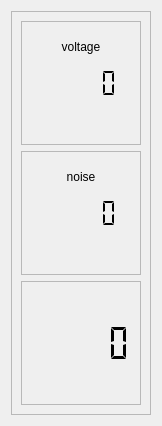
<?xml version="1.0" encoding="UTF-8"?>
<ui version="4.0">
 <class>MainBox</class>
 <widget class="QWidget" name="MainBox">
  <property name="geometry">
   <rect>
    <x>0</x>
    <y>0</y>
    <width>162</width>
    <height>426</height>
   </rect>
  </property>
  <property name="windowTitle">
   <string>Dialog</string>
  </property>
  <layout class="QHBoxLayout" name="horizontalLayout_2">
   <item>
    <widget class="QFrame" name="frame">
     <property name="frameShape">
      <enum>QFrame::StyledPanel</enum>
     </property>
     <property name="frameShadow">
      <enum>QFrame::Raised</enum>
     </property>
     <layout class="QVBoxLayout" name="verticalLayout">
      <item>
       <layout class="QVBoxLayout" name="verticalLayout_7">
        <item>
         <widget class="QFrame" name="voltage_frame">
          <property name="frameShape">
           <enum>QFrame::StyledPanel</enum>
          </property>
          <property name="frameShadow">
           <enum>QFrame::Raised</enum>
          </property>
          <layout class="QVBoxLayout" name="verticalLayout_2">
           <item>
            <widget class="QLabel" name="label">
             <property name="text">
              <string>voltage</string>
             </property>
             <property name="alignment">
              <set>Qt::AlignCenter</set>
             </property>
            </widget>
           </item>
           <item>
            <widget class="QLCDNumber" name="Voltage_Value">
             <property name="minimumSize">
              <size>
               <width>0</width>
               <height>24</height>
              </size>
             </property>
             <property name="frameShape">
              <enum>QFrame::NoFrame</enum>
             </property>
             <property name="segmentStyle">
              <enum>QLCDNumber::Flat</enum>
             </property>
            </widget>
           </item>
           <item>
            <widget class="QwtKnob" name="Voltage"/>
           </item>
          </layout>
         </widget>
        </item>
        <item>
         <widget class="QFrame" name="noice_frame">
          <property name="frameShape">
           <enum>QFrame::StyledPanel</enum>
          </property>
          <property name="frameShadow">
           <enum>QFrame::Raised</enum>
          </property>
          <layout class="QVBoxLayout" name="verticalLayout_3">
           <item>
            <widget class="QLabel" name="label_2">
             <property name="text">
              <string>noise</string>
             </property>
             <property name="alignment">
              <set>Qt::AlignCenter</set>
             </property>
            </widget>
           </item>
           <item>
            <widget class="QLCDNumber" name="Voltage_Noice_Value">
             <property name="minimumSize">
              <size>
               <width>0</width>
               <height>24</height>
              </size>
             </property>
             <property name="frameShape">
              <enum>QFrame::NoFrame</enum>
             </property>
             <property name="segmentStyle">
              <enum>QLCDNumber::Flat</enum>
             </property>
            </widget>
           </item>
           <item>
            <widget class="QwtKnob" name="Voltage_Noice"/>
           </item>
          </layout>
         </widget>
        </item>
        <item>
         <widget class="QFrame" name="voltage_operable_frame">
          <property name="frameShape">
           <enum>QFrame::StyledPanel</enum>
          </property>
          <property name="frameShadow">
           <enum>QFrame::Raised</enum>
          </property>
          <layout class="QVBoxLayout" name="verticalLayout_4">
           <item>
            <widget class="QLCDNumber" name="Voltage_Operable">
             <property name="minimumSize">
              <size>
               <width>0</width>
               <height>24</height>
              </size>
             </property>
             <property name="frameShape">
              <enum>QFrame::NoFrame</enum>
             </property>
             <property name="segmentStyle">
              <enum>QLCDNumber::Flat</enum>
             </property>
            </widget>
           </item>
          </layout>
         </widget>
        </item>
       </layout>
      </item>
     </layout>
    </widget>
   </item>
   <item>
    <layout class="QHBoxLayout" name="grapher_layout"/>
   </item>
  </layout>
 </widget>
 <customwidgets>
  <customwidget>
   <class>QwtKnob</class>
   <extends>QWidget</extends>
   <header>qwt_knob.h</header>
  </customwidget>
 </customwidgets>
 <resources/>
 <connections/>
</ui>
